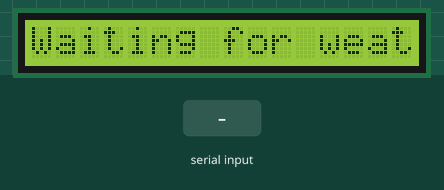
The sketch below on a simulated Arduino Uno, built with avr-gcc and run on an emulated ATmega328P. Parts: 16×1 character LCD. Inputs (shaded band) come from the test bench.

Above: at 0.19 s.
At 1.2 s:
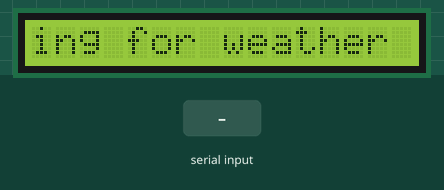
1.3 s: "1" received over Serial
At 5.6 s:
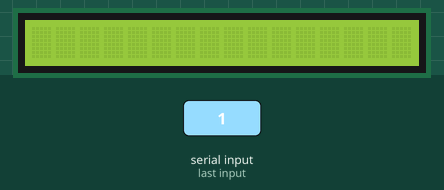
Timing chart, 0 to 7.1 s (numbered marks = the images above; inputs shaded):
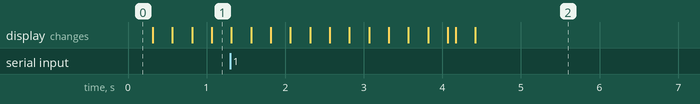

The sketch:

arduino.ino
```cpp
#include <LiquidCrystal.h>

LiquidCrystal lcd(12, 11, 5, 4, 3, 2);

void setup() {
  Serial.begin(9600);
  lcd.begin(16, 1);
  lcd.print("Waiting for weather data.");
}

void loop() {
  if (Serial.available()) {
    delay(100);
    lcd.clear();
    while (Serial.available() > 0) {
      lcd.write(Serial.read());
    }
  }
  for (int i = 0; i < 16; i ++) {
    delay(250);
    lcd.scrollDisplayLeft();
  }
}
```

Measured:
- after the input at 1.3 s, the display: first differs from a run without the input after 2.9 s (image 2 shows a later state)
